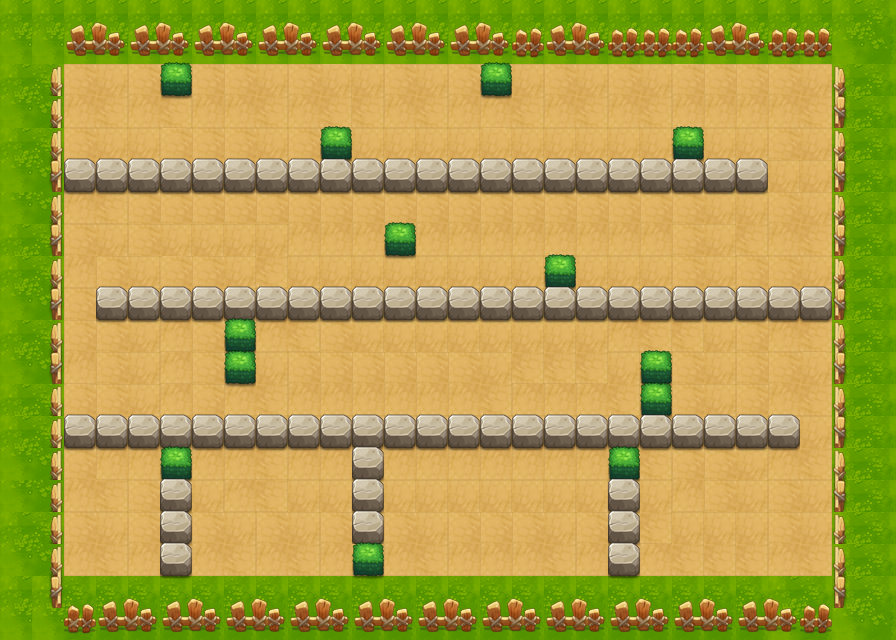

The image is a tile-based game level rendered from a .tmx file. Its description and source (layers, tilesets, objects; grid data summarised) follow:
An orthogonal 28x20 tile map with 32x32 px tiles, 19 tile layers (PASS, 块层 1, 块层 2, 块层 3, ...) and 21 objects (16x TRAP, 4x BOSS, PLAYER).

<map version="1.0" orientation="orthogonal" width="28" height="20" tilewidth="32" tileheight="32">
 <properties>
  <property name="DESTRY1" value="149" />
  <property name="DESTRY2" value="224" />
  <property name="DESTRY3" value="144" />
  <property name="DESTRY4" value="177" />
  <property name="DESTRY5" value="141" />
  <property name="DESTRY6" value="170" />
  <property name="DESTRY7" value="173" />
  <property name="DESTRY8" value="150" />
  <property name="DESTRY_COUNT" value="8" />
  <property name="EXP" value="95" />
  <property name="ITEM" value="D001" />
  <property name="MONEY" value="165" />
 </properties>
 <tileset firstgid="1" name="xzdxc" tilewidth="32" tileheight="32">
  <image source="xzdxc.png" width="500" height="1024" />
 </tileset>
 <layer name="PASS" width="28" height="20">
  <data>[560 cells, 278 non-empty, 5 distinct tile ids]</data>
 </layer>
 <layer name="块层 1" width="28" height="20">
  <data>[560 cells, 560 non-empty, 8 distinct tile ids]</data>
 </layer>
 <layer name="块层 2" width="28" height="20">
  <data>[560 cells, 171 non-empty, 10 distinct tile ids]</data>
 </layer>
 <layer name="块层 3" width="28" height="20">
  <data>[560 cells, 90 non-empty, 2 distinct tile ids]</data>
 </layer>
 <layer name="块层 4" width="28" height="20">
  <data>[560 cells, 48 non-empty, 6 distinct tile ids]</data>
 </layer>
 <layer name="SHELTER 16" width="28" height="20">
  <data>[560 cells, 3 non-empty, 2 distinct tile ids]</data>
 </layer>
 <layer name="SHELTER 15" width="28" height="20">
  <data>[560 cells, 3 non-empty, 1 distinct tile ids]</data>
 </layer>
 <layer name="SHELTER 14" width="28" height="20">
  <data>[560 cells, 3 non-empty, 1 distinct tile ids]</data>
 </layer>
 <layer name="SHELTER 13" width="28" height="20">
  <data>[560 cells, 3 non-empty, 2 distinct tile ids]</data>
 </layer>
 <layer name="SHELTER 12" width="28" height="20">
  <data>[560 cells, 23 non-empty, 1 distinct tile ids]</data>
 </layer>
 <layer name="SHELTER 11" width="28" height="20">
  <data>[560 cells, 1 non-empty, 1 distinct tile ids]</data>
 </layer>
 <layer name="SHELTER 10" width="28" height="20">
  <data>[560 cells, 2 non-empty, 1 distinct tile ids]</data>
 </layer>
 <layer name="SHELTER 9" width="28" height="20">
  <data>[560 cells, 1 non-empty, 1 distinct tile ids]</data>
 </layer>
 <layer name="SHELTER 8" width="28" height="20">
  <data>[560 cells, 23 non-empty, 1 distinct tile ids]</data>
 </layer>
 <layer name="SHELTER 7" width="28" height="20">
  <data>[560 cells, 1 non-empty, 1 distinct tile ids]</data>
 </layer>
 <layer name="SHELTER 6" width="28" height="20">
  <data>[560 cells, 1 non-empty, 1 distinct tile ids]</data>
 </layer>
 <layer name="SHELTER 4" width="28" height="20">
  <data>[560 cells, 22 non-empty, 1 distinct tile ids]</data>
 </layer>
 <layer name="SHELTER 3" width="28" height="20">
  <data>[560 cells, 2 non-empty, 1 distinct tile ids]</data>
 </layer>
 <layer name="SHELTER 0" width="28" height="20">
  <data>[560 cells, 2 non-empty, 1 distinct tile ids]</data>
 </layer>
 <objectgroup name="对象层 1" width="28" height="20">
  <object name="PLAYER" type="PLAYER" x="64" y="64" width="32" height="32" />
  <object name="BOSSjsm" type="BOSS" x="800" y="544" width="32" height="32">
   <properties>
    <property name="lua_ai" value="sprint_ai" />
    <property name="quality" value="bossjsm.quality" />
   </properties>
  </object>
  <object name="zi_dan_up2" type="TRAP" x="160" y="128" width="32" height="32">
   <properties>
    <property name="trap_ani" value="fire_cat_up.actor" />
    <property name="trap_delay" value="2" />
    <property name="trap_id" value="0" />
    <property name="trap_script" value="trap(&quot;zi_dan_up2&quot;):setAtkPower(target(&quot;PLAYER&quot;):getHP()*0.1);trap(&quot;zi_dan_up2&quot;):turnUp(); trap(&quot;zi_dan_up2&quot;):getAI():getActions():addObject( AIUseSkill:create(   SkillLua:create(&quot;skill_0001&quot;)  )  );" />
    <property name="trap_start_mode" value="2" />
    <property name="trap_state" value="open" />
   </properties>
  </object>
  <object name="zi_dan_up1" type="TRAP" x="480" y="128" width="32" height="32">
   <properties>
    <property name="trap_ani" value="fire_cat_up.actor" />
    <property name="trap_delay" value="2" />
    <property name="trap_id" value="0" />
    <property name="trap_script" value="trap(&quot;zi_dan_up1&quot;):setAtkPower(target(&quot;PLAYER&quot;):getHP()*0.1);trap(&quot;zi_dan_up1&quot;):turnUp(); trap(&quot;zi_dan_up1&quot;):getAI():getActions():addObject( AIUseSkill:create(   SkillLua:create(&quot;skill_0001&quot;)  )  );" />
    <property name="trap_start_mode" value="2" />
    <property name="trap_state" value="open" />
   </properties>
  </object>
  <object name="zi_dan_left1" type="TRAP" x="800" y="96" width="32" height="32">
   <properties>
    <property name="trap_ani" value="fire_cat_left.actor" />
    <property name="trap_delay" value="2" />
    <property name="trap_id" value="0" />
    <property name="trap_script" value="trap(&quot;zi_dan_left1&quot;):setAtkPower(target(&quot;PLAYER&quot;):getHP()*0.1);trap(&quot;zi_dan_left1&quot;):turnLeft(); trap(&quot;zi_dan_left1&quot;):getAI():getActions():addObject( AIUseSkill:create(   SkillLua:create(&quot;skill_0001&quot;)  )  );" />
    <property name="trap_start_mode" value="2" />
    <property name="trap_state" value="open" />
   </properties>
  </object>
  <object name="zi_dan_left2" type="TRAP" x="800" y="224" width="32" height="32">
   <properties>
    <property name="trap_ani" value="fire_cat_left.actor" />
    <property name="trap_delay" value="2" />
    <property name="trap_id" value="0" />
    <property name="trap_script" value="trap(&quot;zi_dan_left2&quot;):setAtkPower(target(&quot;PLAYER&quot;):getHP()*0.1);trap(&quot;zi_dan_left2&quot;):turnLeft(); trap(&quot;zi_dan_left2&quot;):getAI():getActions():addObject( AIUseSkill:create(   SkillLua:create(&quot;skill_0001&quot;)  )  );" />
    <property name="trap_start_mode" value="2" />
    <property name="trap_state" value="open" />
   </properties>
  </object>
  <object name="liusha" type="TRAP" x="544" y="352" width="32" height="32">
   <properties>
    <property name="lua_ai" value="trap_mire_ai" />
    <property name="trap_ani" value="liusha.actor" />
    <property name="trap_floor" value="true" />
    <property name="trap_sh" value="1" />
    <property name="trap_sw" value="1" />
   </properties>
  </object>
  <object name="zi_dan_left3" type="TRAP" x="800" y="352" width="32" height="32">
   <properties>
    <property name="trap_ani" value="fire_cat_left.actor" />
    <property name="trap_delay" value="2" />
    <property name="trap_id" value="0" />
    <property name="trap_script" value="trap(&quot;zi_dan_left3&quot;):setAtkPower(target(&quot;PLAYER&quot;):getHP()*0.1);trap(&quot;zi_dan_left3&quot;):turnLeft(); trap(&quot;zi_dan_left3&quot;):getAI():getActions():addObject( AIUseSkill:create(   SkillLua:create(&quot;skill_0001&quot;)  )  );" />
    <property name="trap_start_mode" value="2" />
    <property name="trap_state" value="open" />
   </properties>
  </object>
  <object name="BOSSjsm" type="BOSS" x="480" y="544" width="32" height="32">
   <properties>
    <property name="lua_ai" value="sprint_ai" />
    <property name="quality" value="bossjsm.quality" />
   </properties>
  </object>
  <object name="BOSSjsm" type="BOSS" x="256" y="448" width="32" height="32">
   <properties>
    <property name="lua_ai" value="sprint_ai" />
    <property name="quality" value="bossjsm.quality" />
   </properties>
  </object>
  </objectgroup>
</map>
<!-- 11 of 21 objects omitted -->
